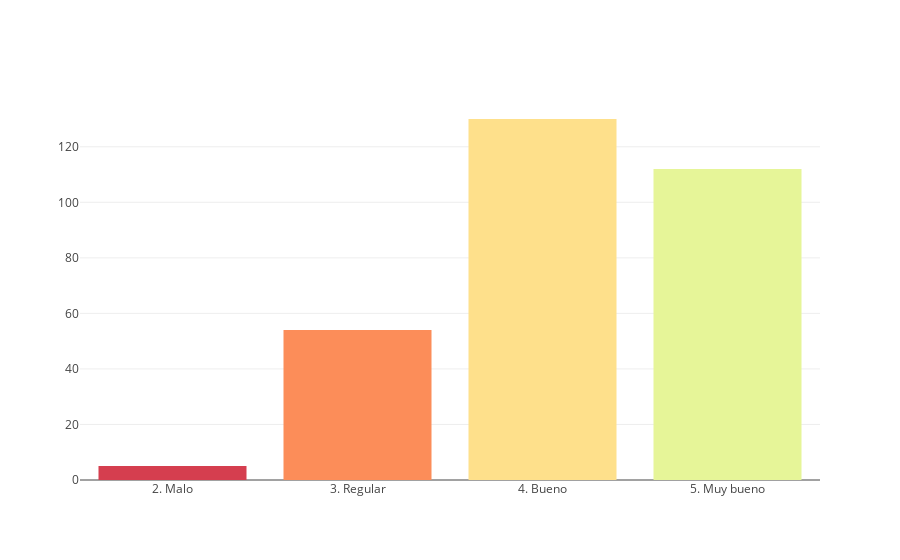
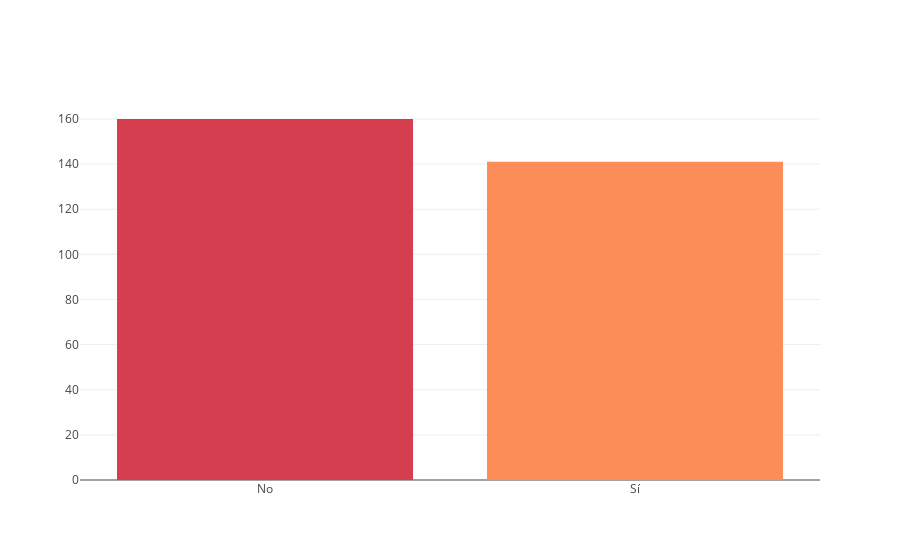
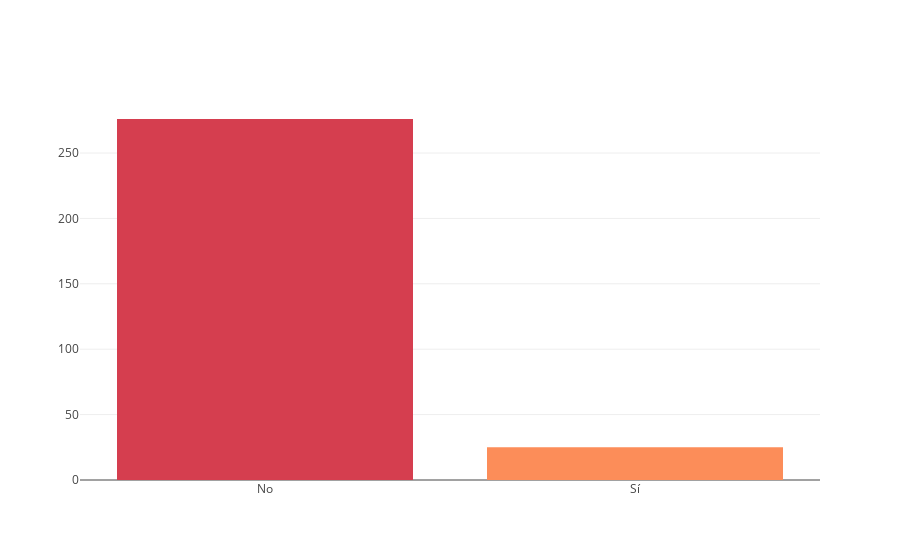
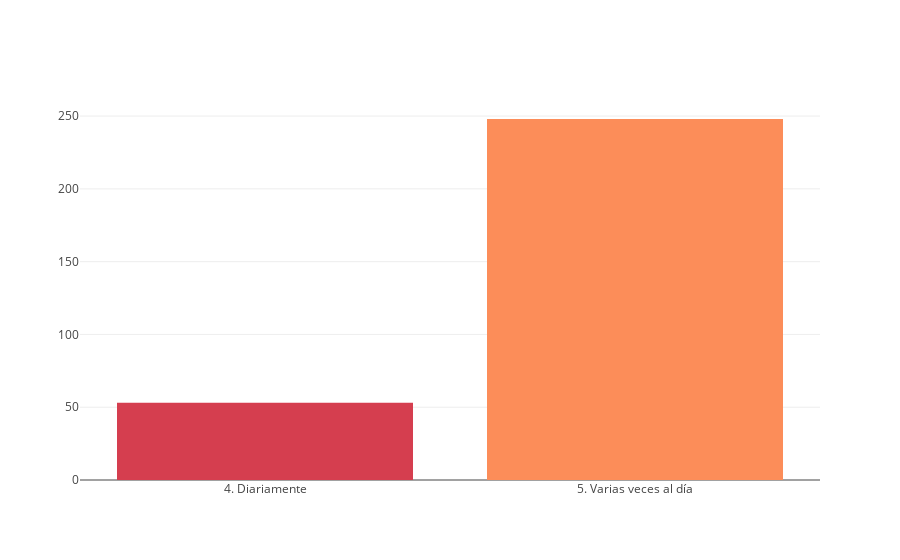

Source (notebook cell) for these figures, in order:
### Code cell
visualize_reception_images_by_cultural_clusters_esp(dataframe_with_clusters_esp)

### Figure 1 — Plotly figure (JSON) as saved in the notebook; plotly's stock layout.template omitted (floating-point values rounded to 4 significant figures)
{"data": [{"marker": {"color": ["rgb(213,62,79)", "rgb(252,141,89)", "rgb(254,224,139)", "rgb(230,245,152)", "rgb(153,213,148)", "rgb(50,136,189)"]}, "type": "bar", "uid": "1616dfe2-05cd-4013-ac8f-026962dee8d8", "x": [2, 3, 4, 5], "y": [5, 54, 130, 112]}], "layout": {"bargap": 0.2, "xaxis": {"ticktext": ["1. Muy malo", "2. Malo", "3. Regular", "4. Bueno", "5. Muy bueno"], "tickvals": [1, 2, 3, 4, 5]}}}

### Figure 2 — Plotly figure (JSON) as saved in the notebook; plotly's stock layout.template omitted (floating-point values rounded to 4 significant figures)
{"data": [{"marker": {"color": ["rgb(213,62,79)", "rgb(252,141,89)", "rgb(254,224,139)", "rgb(230,245,152)", "rgb(153,213,148)", "rgb(50,136,189)"]}, "type": "bar", "uid": "521504b3-d5b2-40be-a53e-9e71115f9b27", "x": [0, 1], "y": [160, 141]}], "layout": {"bargap": 0.2, "xaxis": {"ticktext": ["No", "Sí"], "tickvals": [0, 1]}}}

### Figure 3 — Plotly figure (JSON) as saved in the notebook; plotly's stock layout.template omitted (floating-point values rounded to 4 significant figures)
{"data": [{"marker": {"color": ["rgb(213,62,79)", "rgb(252,141,89)", "rgb(254,224,139)", "rgb(230,245,152)", "rgb(153,213,148)", "rgb(50,136,189)"]}, "type": "bar", "uid": "4f407d2e-fbed-40d0-bff2-59fe44409882", "x": [0, 1], "y": [276, 25]}], "layout": {"bargap": 0.2, "xaxis": {"ticktext": ["No", "Sí"], "tickvals": [0, 1]}}}

### Figure 4 — Plotly figure (JSON) as saved in the notebook; plotly's stock layout.template omitted (floating-point values rounded to 4 significant figures)
{"data": [{"marker": {"color": ["rgb(213,62,79)", "rgb(252,141,89)", "rgb(254,224,139)", "rgb(230,245,152)", "rgb(153,213,148)", "rgb(50,136,189)"]}, "type": "bar", "uid": "de82a173-1335-4bc3-82d4-4d0f1c7518e1", "x": [4, 5], "y": [53, 248]}], "layout": {"bargap": 0.2, "xaxis": {"ticktext": ["1. Nunca", "2. Ocasionalmente", "3. Semanalmente", "4. Diariamente", "5. Varias veces al día"], "tickvals": [1, 2, 3, 4, 5]}}}
